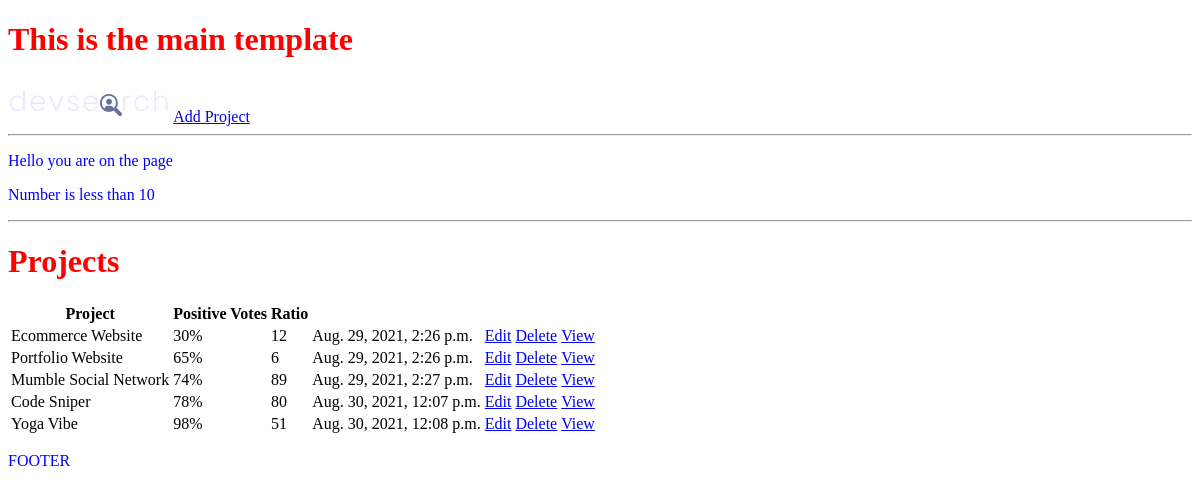
/, run on an earlier commit of the app's database.
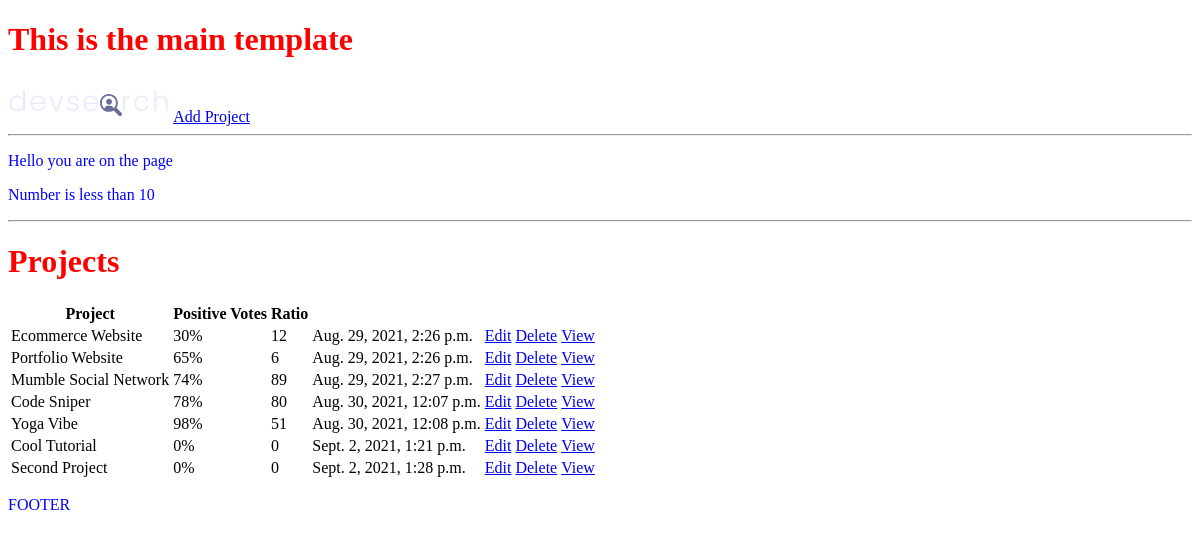
And on a later commit of the database.
### projects/models.py (models this page shows, shortened)
class Project(models.Model):
    title = models.CharField(max_length=200)
    description = models.TextField(null=True, blank=True)
    featured_image = models.ImageField(null=True, blank=True, default="default.jpg")
    demo_link = models.CharField(max_length=2000, null=True, blank=True)
    source_link = models.CharField(max_length=2000, null=True, blank=True)
    tags = models.ManyToManyField('Tag', blank=True)
    vote_total = models.IntegerField(default=0, null=True, blank=True)
    vote_ratio = models.IntegerField(default=0, null=True, blank=True)
    created = models.DateTimeField(auto_now_add=True)
    id = models.UUIDField(default=uuid.uuid4, unique=True, primary_key=True, editable=False)

### projects/views.py (the view)
# urls.py: path('', include('projects.urls'))
def projects(request):
    projects = Project.objects.all()
    context = { 'projects' : projects}
    return render(request, 'projects/projects.html', context)

### projects/templates/projects/projects.html
{% extends 'main.html' %}
{% block content %}
<p>Hello you are on the {{page}} page</p>
{% if number > 10 %}
<p>Number is greater than 10</p>
{% elif number == 10 %}
<p>Number is exactly 10</p>
{% else %}
<p>Number is less than 10</p>
{% endif %}
<hr>
<h1>Projects</h1>
<table>
     <tr>
          <th>Project</th>
          <th>Positive Votes</th>
          <th>Ratio</th>
          <th></th>
          <th></th>
     </tr>
     {% for project in projects %}
     <tr>
          <td>{{project.title}}</td>
          <td>{{project.vote_ratio}}%</td>
          <td>{{project.vote_total}}</td>
          <td>{{project.created}}</td>
          <td><a href="{% url 'update-project' project.id %}">Edit</a></td>
          <td><a href="{% url 'delete-project' project.id %}">Delete</a></td>
          <td><a href="{% url 'project' project.id %}">View</a></td>
     </tr>
     {% endfor %}
</table>
{% endblock content %}

What changed in the data, as far as the page shows it:
added Project: title "Cool Tutorial", vote_ratio "0", vote_total "0", created "Sept. 2, 2021, 1:21 p.m."
added Project: title "Second Project", vote_ratio "0", vote_total "0", created "Sept. 2, 2021, 1:28 p.m."
